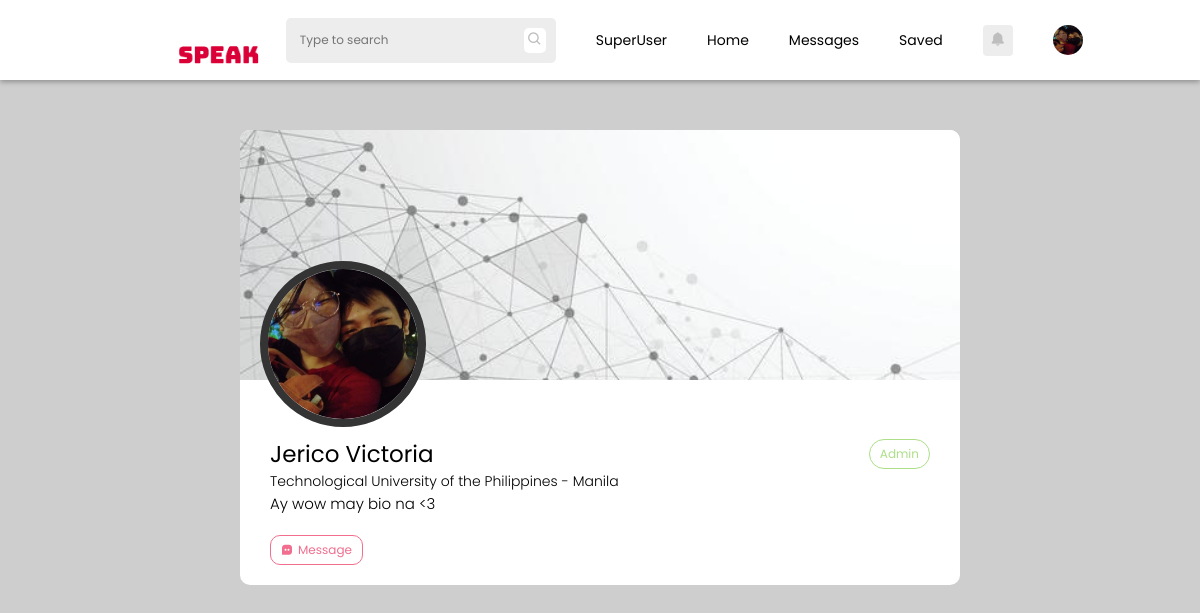
/profile.php?view=u627754a082c47 (signed in), run on the app's committed database.
### tables this page shows
CREATE TABLE `users` (
  `id` int(11) NOT NULL,
  `uid` varchar(255) NOT NULL,
  `firstname` varchar(255) NOT NULL,
  `lastname` varchar(255) NOT NULL,
  `email` varchar(255) NOT NULL,
  `password` varchar(255) NOT NULL,
  `avatar` varchar(255) NOT NULL DEFAULT 'assets/images/avatar/default.jpg',
  `cover` varchar(255) NOT NULL DEFAULT 'assets/images/avatar/default-cover.jpg',
  `birthdate` date NOT NULL,
  `privileged` tinyint(1) NOT NULL DEFAULT 0,
  `campus` varchar(100) NOT NULL DEFAULT 'Manila',
  `bio` text NOT NULL,
  `account_type` varchar(255) NOT NULL DEFAULT 'student',
  `restricted` tinyint(1) DEFAULT 0,
  `restricted_reason` varchar(255) DEFAULT NULL
);

### php-scripts/profile-scripts.php (called while the page is built, shortened)
<?php
    include('db.php');
    if(isset($_GET['view'])){
        $id = mysqli_real_escape_string($conn, $_GET['view']);
        $query = mysqli_query($conn, "SELECT * FROM users WHERE uid='$id'");
        $data = mysqli_fetch_array($query);
    }
?>

### profile.php (the view, shortened to what this page needs)
<?php
    include('php-scripts/profile-scripts.php');
?>
<!DOCTYPE html>
<html lang="en">
<head>
    <link rel="stylesheet" href="styles/default.css">
    <link rel="stylesheet" href="styles/navbar.css">
    <link rel="stylesheet" href="styles/profile.css">
    <link href='https://unpkg.com/boxicons@2.1.2/css/boxicons.min.css' rel='stylesheet'>
</head>
<body>
    <?php include('php-scripts/navbar.php'); ?>
    <section class="main">
        <div class="profile-container">
            <div>
                <div class="profile-details">
                    <div class="profile-images">
                        <img class="profile-cover" src="<?php echo $data['cover'] ?>" alt="">
                        <img class="profile-avatar" src="<?php echo $data['avatar'] ?>" alt="">
                    </div>
                    <div class="user-profile">
                        <div class="user-main">
                            <p class="profile-name"><?php echo $data['firstname'] . ' ' . $data['lastname'] ?></p>
                            <p class="profile-type"><?php echo ucfirst($data['account_type']) ?></p>
                        </div>
                        <p class="profile-campus">Technological University of the Philippines - <?php echo $data['campus'] ?></p>
                        <p class="profile-course"><?php echo $data['bio'] ?></p>
                        <div class="message-user">
                            <i class='bx bxs-message-square-dots'></i>
                            <p>Message</p>
                        </div>
                    </div>
                </div>
            </div>
        </div>
    </section>
</body>
</html>

### php-scripts/navbar.php (shortened to what this page needs)
<nav>
    <div>
        <img class="speak-logo" src="assets/images/favicon.png" alt="Logo">
        <div class="search-bar">
            <input class="nav-search" type="text" placeholder="Type to search">
            <span class="search-icon"><i class='bx bx-search'></i></span>
        </div>
    </div>
    <div class="nav-buttons">
    <?php
        include('db.php');
        if(isset($_SESSION['uid'])){
            $query = mysqli_query($conn, "SELECT * FROM users WHERE uid='{$_SESSION['uid']}'");
            $result = mysqli_fetch_array($query);
        ?>
        <ul>
            <?php
            if($result['privileged'] == 1){ ?>
                <li class="nav-links"><a href="superuser.php" target="_blank">SuperUser</a></li>
            <?php } ?>
            <li class="nav-links"><a href="home.php">Home</a></li>
            <li class="nav-links"><a href="messages.php">Messages</a></li>
            <li class="nav-links"><a href="#">Saved</a></li>
            <div class="notification">
                <span>
                    <i class='bx bxs-bell'></i>
                </span>
            </div>
            <div class="dropdown">
                <img class="user-avatar" src="<?php echo $result['avatar'] ?>">
            </div>
        </ul>
    <?php } ?>
    </div>
</nav>

### styles/default.css (style rules this page uses)
* { padding: 0; margin: 0; transition: ease .3s; font-family: 'Poppins', sans-serif; color: black; }
:root { --primary: #da0037; --primary-dark: #ae002b; --secondary: #f16e8f; --student: #ACDF87; --gray: #444444; --gray-dark: #171717; --gray-light: #EDEDED; --gray-lighter: rgb(190, 190, 190); --card-bg: #ffffff; --card-secondary: rgb(172, 172, 172); --dark: #1A1A1B; --dark-secondary: #343434; --input-border: rgba(0,0,0,.3); --link-color: #2E88FE; --light: #fff; --light-color: #000; --dark-color: #fff; }
html,body { scroll-behavior: smooth; overflow-y: hidden; background: #cecece; }
input, textarea { background: transparent; }
input[type=text], textarea { font-size: 12px; padding-left: 4px; }

### styles/navbar.css (style rules this page uses)
:root { --navbar-height: 80px; }
nav { height: var(--navbar-height); display: flex; align-items: center; background-color: var(--card-bg); justify-content: space-between; padding: 0 10%; position: fixed; top: 0; left: 0; width: -webkit-fill-available; width: -moz-available; z-index: 100; -webkit-box-shadow: 0px 2px 5px 0px rgba(0,0,0,0.3); -moz-box-shadow: 0px 2px 5px 0px rgba(0,0,0,0.3); box-shadow: 0px 2px 5px 0px rgba(0,0,0,0.3); }
nav div { display: flex; align-items: center; width: auto; }
.speak-logo { height: 70px; width: auto; }
.search-bar { display: flex; max-width: 250px; width: 300px; align-items: center; justify-content: space-between; background-color: var(--gray-light); padding: 10px 10px; border-radius: 5px; margin: 0 20px; }
.nav-search { border: none; width: 100%; }
.search-icon { background-color: var(--light); padding: 0 3px; border-radius: 5px; }
.search-icon i { color: var(--gray-lighter); }
.nav-buttons { height: 100%; position: relative; }
.nav-buttons ul { list-style: none; display: flex; height: -webkit-fill-available; height: -moz-available; align-items: center; }
.nav-links { height: -webkit-fill-available; height: -moz-available; display: flex; flex-direction: column; justify-content: center; }
.nav-links a { text-decoration: none; margin: 0 20px; font-size: 14px; }
.notification { height: auto; width: auto; background: var(--gray-light); padding: 3px 7px; border-radius: 4px; margin: 0 20px; }
.notification span i { color: var(--gray-lighter); }
.user-avatar { margin: 0 20px; width: 30px; height: 30px; border-radius: 50%; cursor: pointer; }

### styles/profile.css (style rules this page uses)
.main { margin-top: calc(50px + var(--navbar-height)); width: -webkit-fill-available; width: -moz-available; }
.profile-container { position: fixed; z-index: 1; left: 50%; transform: translateX(-50%); width: 100%; max-width: 60vw; height: -webkit-fill-available; width: -moz-available; overflow-x: hidden; }
.profile-container div { border-radius: 10px; }
.profile-details { background-color: var(--light); position: relative; overflow: hidden; }
.profile-images { position: relative; height: max-content; }
.profile-cover { width: 100%; height: 250px; object-fit: cover; object-position: center; }
.profile-avatar { position: absolute; z-index: 3; bottom: -40px; left: 20px; height: 150px; width: 150px; border: 8px solid var(--dark-secondary); border-radius: 50%; object-fit: cover; }
.user-profile { padding: 20px 30px; padding-top: 0; margin-top: 50px; }
.profile-name { font-size: 23px; }
.profile-course { font-weight: 300; font-size: 15px; }
.profile-campus { font-weight: 300; font-size: 14px; }
.user-main { display: flex; justify-content: space-between; align-items: center; }
.profile-type { padding: 5px 10px; font-size: 12px; border-radius: 20px; border: 1px solid var(--student); color: var(--student); }
.message-user { padding: 5px 10px; font-size: 12px; border: 1px solid var(--secondary); width: fit-content; display: flex; align-items: center; margin-top: 20px ; border-radius: 20px; color: var(--secondary); }
.message-user i { margin-right: 5px; color: var(--secondary); }
.message-user p { color: var(--secondary); }

### data on the page
users: avatar (picture), cover (picture), firstname "Jerico", lastname "Victoria", account_type "Admin", campus "Manila", bio "Ay wow may bio na <3"
